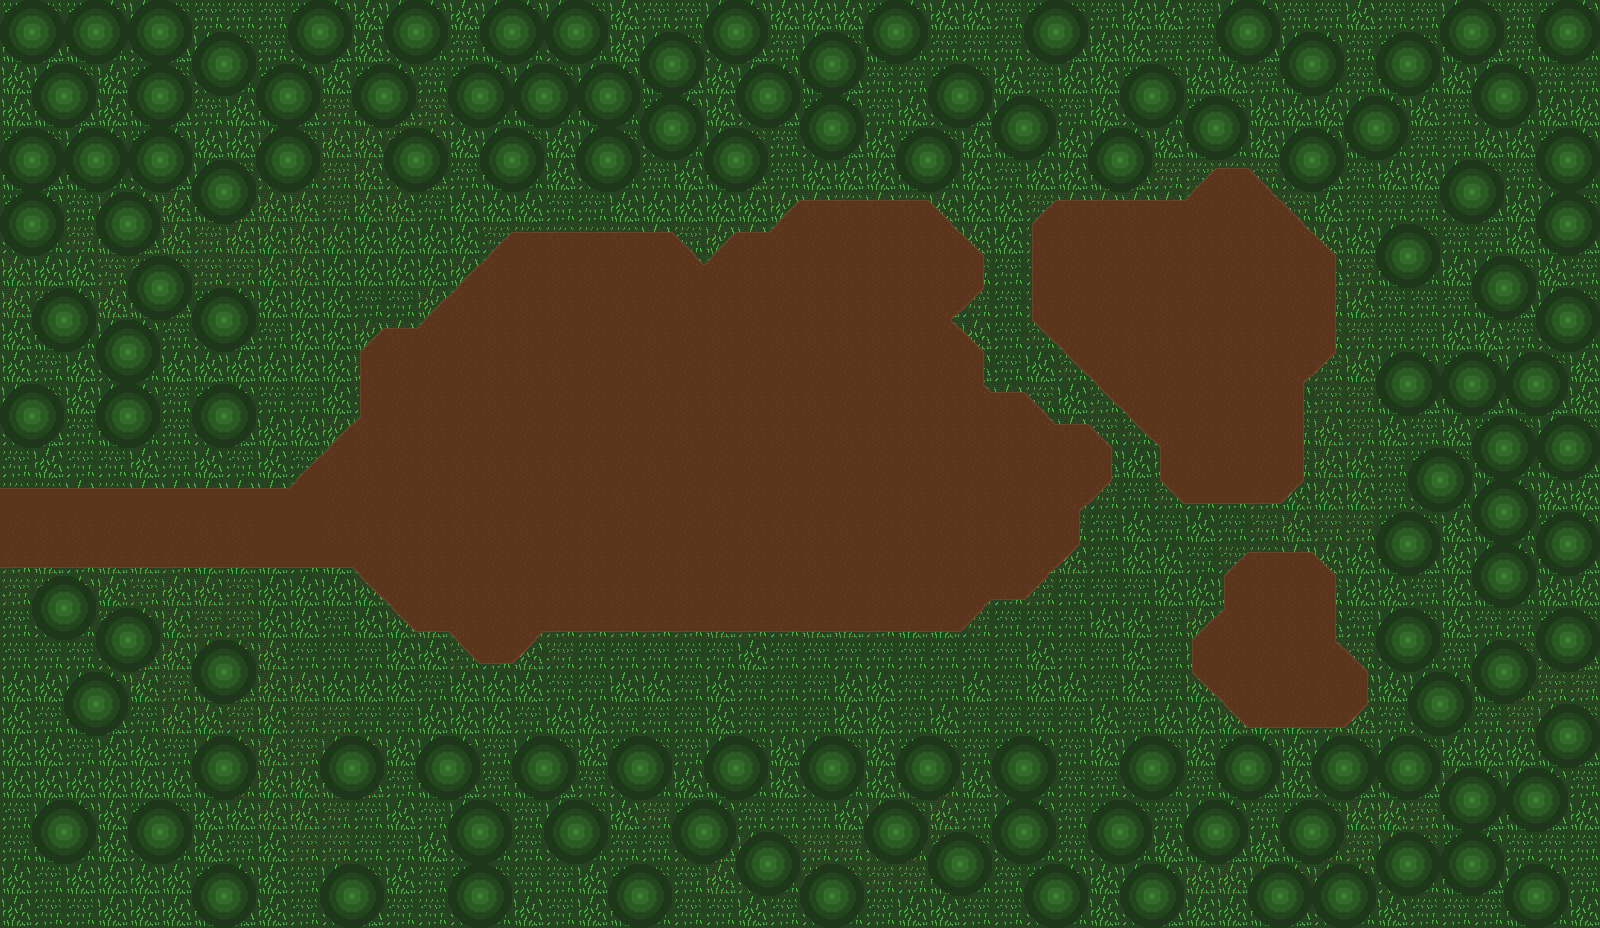

Below is a game level as drawn by its tile map, then a one-line description and the .tmx that defines it (tile-layer data replaced by summaries):
An orthogonal 50x29 tile map with 32x32 px tiles, 7 tile layers (Ground, Grass, Path, Dirt, ...).

<map version="1.0" orientation="orthogonal" renderorder="right-down" width="50" height="29" tilewidth="32" tileheight="32" nextobjectid="233">
 <tileset firstgid="1" name="Terrain" tilewidth="32" tileheight="32" tilecount="400" columns="20">
  <image source="../img/Terrain.png" width="640" height="640" />
  <terraintypes>
   <terrain name="Path" tile="-1" />
   <terrain name="Water" tile="-1" />
  </terraintypes>
  <tile id="3" terrain="0,0,0," />
  <tile id="4" terrain="0,0,,0" />
  <tile id="12" terrain="1,1,1," />
  <tile id="13" terrain="1,1,,1" />
  <tile id="23" terrain="0,,0,0" />
  <tile id="24" terrain=",0,0,0" />
  <tile id="32" terrain="1,,1,1" />
  <tile id="33" terrain=",1,1,1" />
  <tile id="63" terrain=",,,0" />
  <tile id="64" terrain=",,0,0" />
  <tile id="65" terrain=",,0," />
  <tile id="72" terrain=",,,1" />
  <tile id="73" terrain=",,1,1" />
  <tile id="74" terrain=",,1," />
  <tile id="83" terrain=",0,,0" />
  <tile id="84" terrain="0,0,0,0" />
  <tile id="85" terrain="0,,0," />
  <tile id="92" terrain=",1,,1" />
  <tile id="93" terrain="1,1,1,1" />
  <tile id="94" terrain="1,,1," />
  <tile id="103" terrain=",0,," />
  <tile id="104" terrain="0,0,," />
  <tile id="105" terrain="0,,," />
  <tile id="112" terrain=",1,," />
  <tile id="113" terrain="1,1,," />
  <tile id="114" terrain="1,,," />
 </tileset>
 <layer name="Ground" width="50" height="29">
  <data>[1450 cells, 1450 non-empty, 1 distinct tile ids]</data>
 </layer>
 <layer name="Grass" width="50" height="29">
  <data>[1450 cells, 1450 non-empty, 2 distinct tile ids]</data>
 </layer>
 <layer name="Path" width="50" height="29">
  <data>[1450 cells, 432 non-empty, 13 distinct tile ids]</data>
 </layer>
 <layer name="Dirt" width="50" height="29">
  <data>[1450 cells, 580 non-empty, 2 distinct tile ids]</data>
 </layer>
 <layer name="Water" width="50" height="29">
  <data>[1450 cells, 0 non-empty, 0 distinct tile ids]</data>
 </layer>
 <layer name="Ropes" width="50" height="29">
  <data>[1450 cells, 0 non-empty, 0 distinct tile ids]</data>
 </layer>
 <layer name="Trees" width="50" height="29">
  <data>[1450 cells, 476 non-empty, 4 distinct tile ids]</data>
 </layer>
</map>